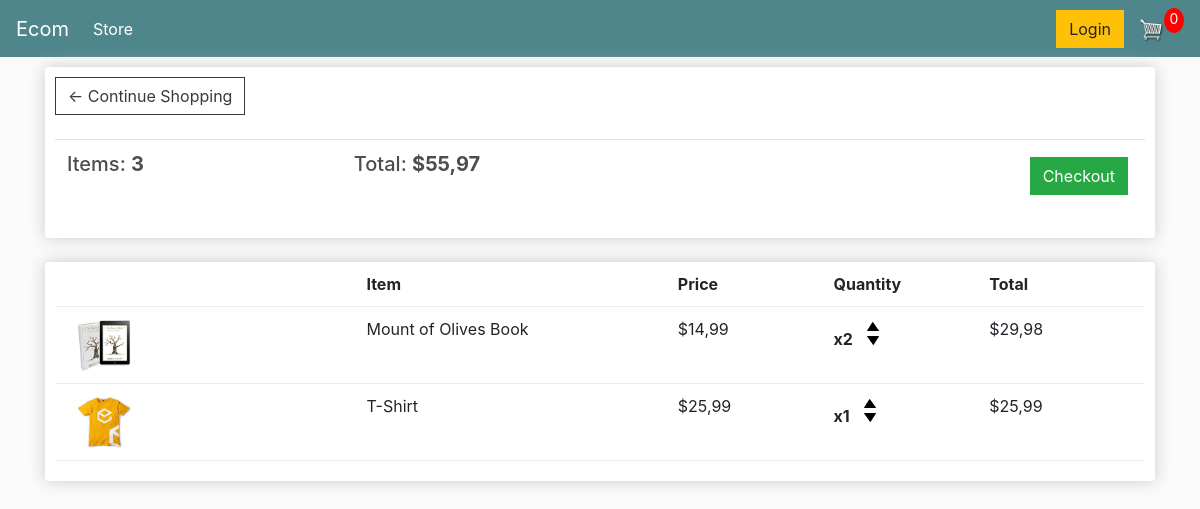
The app's page /cart/ (signed in) with its own data.
### store/models.py (models this page shows, shortened)
class Order(models.Model):
    customer = models.ForeignKey(Customer, on_delete=models.SET_NULL, null=True, blank=True)
    date_ordered = models.DateTimeField(auto_now_add=True)
    complete = models.BooleanField(default=False)
    transaction_id = models.CharField(max_length=100, null=True)
    @property
    def get_cart_total(self):
        orderitems = self.orderitem_set.all()
        total = sum([item.get_total for item in orderitems])
        return total
    @property
    def get_cart_items(self):
        orderitems = self.orderitem_set.all()
        total = sum([item.quantity for item in orderitems])
        return total

class OrderItem(models.Model):
    product = models.ForeignKey(Product, on_delete=models.SET_NULL, null=True)
    order = models.ForeignKey(Order, on_delete=models.SET_NULL, null=True)
    quantity = models.IntegerField(default=0, null=True, blank=True)
    date_added = models.DateTimeField(auto_now_add=True)
    @property
    def get_total(self):
        total = self.product.price * self.quantity
        return total

class Product(models.Model):
    name = models.CharField(max_length=200)
    price = models.FloatField()
    digital = models.BooleanField(default=False, null=True, blank=False)
    image = models.ImageField(null=True, blank=True)
    @property
    def imageURL(self):
        try:
            url = self.image.url
        except:
            url = ''
        return url

### store/views.py (the view)
# urls.py: path('cart/', cart, name='cart'),
def cart(request):
    if request.user.is_authenticated:
        customer = request.user.customer
        order, created = Order.objects.get_or_create(customer=customer, complete=False)
        items = order.orderitem_set.all()
    else:
        items = []
        order = {'get_cart_total': 0, 'get_cart_items': 0}
    context = {'items': items, 'order': order}
    return render(request, 'store/cart.html', context)

### store/templates/store/cart.html
{% extends 'store/main.html' %}
{% load static %}
 {% block content %}
    <div class="row">
        <div class="col-lg-12">
            <div class="box-element">
                <a class="btn btn-outline-dark" href="{% url 'store' %}">&#x2190; Continue Shopping</a>
                <br>
                <br>
                <table class="table">
                    <tr>
                        <th><h5>Items: <strong>{{order.get_cart_items}}</strong></h5></th>
                        <th><h5>Total: <strong>${{order.get_cart_total|floatformat:2}}</strong></h5></th>
                        <th>
                            <a style="float:right; margin:5px" class="btn btn-success" href="{% url 'checkout' %}">Checkout</a>
                        </th>
                    </tr>
                </table>
            </div>
            <br>
            <div class="box-element">
                <div class="cart-row">
                    <div style="flex:2"></div>
                    <div style="flex:2"><strong>Item</strong></div>
                    <div style="flex:1"><strong>Price</strong></div>
                    <div style="flex:1"><strong>Quantity</strong></div>
                    <div style="flex:1"><strong>Total</strong></div>
                </div>
                {% for item in items %}
                <div class="cart-row">
                    <div style="flex:2"><img class="row-image" src="{{item.product.imageURL}}" alt=""></div>
                    <div style="flex:2">{{item.product.name}}</div>
                    <div style="flex:1">${{item.product.price|floatformat:2}}</div>
                    <div style="flex:1">
                        <p class="quantity">x{{item.quantity}}</p>
                        <div class="quantity">
							<img class="chg-quantity" src="{% static  'images/arrow-up.png' %}">
							<img class="chg-quantity" src="{% static  'images/arrow-down.png' %}">
						</div>
                    </div>
                    <div style="flex:1">${{item.get_total}}</div>
                </div>
                {% endfor %}
            </div>
        </div>
    </div>
{% endblock content %}

### static/css/main.css (style rules this page uses)
body { background-color: hsl(0, 0%, 98%); }
h1,h2,h3,h4,h5,h6 { color:hsl(0, 0%, 30%); }
.box-element { box-shadow:hsl(0, 0%, 80%) 0 0 16px; background-color: #fff; border-radius: 4px; padding: 10px; }
.col-lg-4, .col-lg-6, .col-lg-8, .col-lg-12 { margin-top: 10px; }
.btn { border-radius: 0; }
.row-image { width: 100px; }
.cart-row { display: flex; align-items: flex-stretch; padding-bottom: 10px; margin-bottom: 10px; border-bottom: 1px solid #ececec; }
.quantity { display: inline-block; font-weight: 700; padding-right:10px; }
.chg-quantity { width: 12px; cursor: pointer; display: block; margin-top: 5px; transition:.1s; }

### records on screen
Order: get_cart_items "3", get_cart_total "55,97"
OrderItem: product.imageURL (picture), product.name "Mount of Olives Book", product.price "14,99", quantity "2", get_total "29,98"
OrderItem: product.imageURL (picture), product.name "T-Shirt", product.price "25,99", quantity "1", get_total "25,99"
